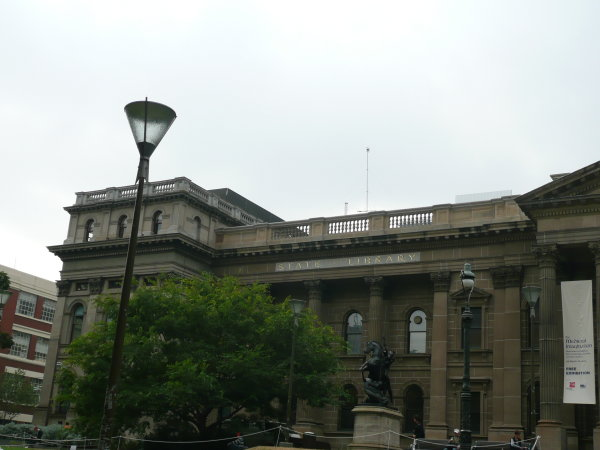
#> input picture android/app/src/androidTest/assets/hugin/p986.jpg, 600 x 450 px
$ python -i crop_util.py   (imports and definitions only)
#> lines starting #> are read from the running program, lines starting #| are printed output that depends on the picture
"""Numba-free 'crop to content' for stitched panoramas.

A rotational stitch's warped hull is non-rectangular, so `crop=False` output
has black wedges. The `stitching` library's `crop=True` trims them via
`largestinteriorrectangle` (numba — no Android wheel) and is also buggy on
multi-row layouts ("Rectangles do not overlap"). This is a pure-numpy
replacement: find the largest all-valid axis-aligned rectangle (the classic
"largest rectangle of 1s in a binary matrix", O(H*W)) and crop to it. Run on a
downscaled mask for speed, then scale the rectangle back.

`largest_interior_rectangle` is the unit-testable core (binary mask in,
rectangle out); `crop_to_content` is the image-level wrapper.
"""

from __future__ import annotations

import cv2
import numpy as np


def _max_rect_in_histogram(heights) -> tuple[int, int, int]:
    """Largest-area rectangle under a histogram. Returns (left_x, width,
    height). Standard monotonic-stack sweep, O(W)."""
    stack: list[tuple[int, int]] = []
    best = (0, 0, 0)
    best_area = 0
    n = len(heights)
    for i in range(n + 1):
        cur = int(heights[i]) if i < n else 0
        start = i
        while stack and stack[-1][1] > cur:
            s_i, s_h = stack.pop()
            area = s_h * (i - s_i)
            if area > best_area:
                best_area = area
                best = (s_i, i - s_i, s_h)
            start = s_i
        stack.append((start, cur))
    return best


def largest_interior_rectangle(mask) -> tuple[int, int, int, int]:
    """Largest all-True axis-aligned rectangle in a 2D mask.

    Returns (x, y, w, h). (0,0,0,0) if the mask is empty. Pure numpy — this is
    the function the synthetic unit tests pin.
    """
    m = (np.asarray(mask) > 0).astype(np.int32)
    if m.ndim != 2:
        raise ValueError("mask must be 2D")
    h, w = m.shape
    if h == 0 or w == 0:
        return (0, 0, 0, 0)
    heights = np.zeros(w, dtype=np.int32)
    best = (0, 0, 0, 0)
    best_area = 0
    for y in range(h):
        heights = np.where(m[y] > 0, heights + 1, 0)
        x, rw, rh = _max_rect_in_histogram(heights)
        if rw * rh > best_area:
            best_area = rw * rh
            best = (x, y - rh + 1, rw, rh)
    return best


def content_mask(image, thresh: int = 1):
    """Boolean mask of non-black pixels (the stitched content)."""
    gray = cv2.cvtColor(image, cv2.COLOR_BGR2GRAY) if image.ndim == 3 else image
    return gray > thresh


def crop_to_content(image, downscale_to: int = 1000, clean_px: int = 5):
    """Crop `image` to the largest rectangle containing only content (no black
    wedges). LIR is computed on a mask downscaled so its long edge is
    `downscale_to`, then the rectangle is scaled back and inset to absorb the
    downscale's coarseness (guarantees no residual black fringe).

    Before the LIR, a morphological close with a `clean_px`-wide kernel fills
    thin black artifacts (1–few px warp slivers at tile seams) so they don't
    force the rectangle to dodge a near-full frame. Large warp wedges (the
    rotational case) are far wider than the kernel and survive — they still get
    cropped. `clean_px=0` disables it.

    Returns (cropped_image, (x, y, w, h) in full-res coords).
    """
    mask = content_mask(image)
    h, w = mask.shape
    scale = 1.0
    small = mask
    if max(h, w) > downscale_to:
        scale = downscale_to / max(h, w)
        small = cv2.resize(
            mask.astype(np.uint8),
            (max(1, int(w * scale)), max(1, int(h * scale))),
            interpolation=cv2.INTER_NEAREST,
        ) > 0

    if clean_px and clean_px > 0:
        k = cv2.getStructuringElement(cv2.MORPH_RECT, (clean_px, clean_px))
        small = cv2.morphologyEx(
            small.astype(np.uint8), cv2.MORPH_CLOSE, k).astype(bool)

    x, y, rw, rh = largest_interior_rectangle(small)
    if rw == 0 or rh == 0:
        return image, (0, 0, 0, 0)

    # Scale back to full res, then inset by the downscale's pixel-uncertainty
    # (one small-pixel = 1/scale full pixels) so no black edge sneaks in.
    inset = int(np.ceil(1.0 / scale)) if scale < 1.0 else 0
    X = int(round(x / scale)) + inset
    Y = int(round(y / scale)) + inset
    W = int(round(rw / scale)) - 2 * inset
    H = int(round(rh / scale)) - 2 * inset
    X = max(0, min(X, w - 1))
    Y = max(0, min(Y, h - 1))
    W = max(1, min(W, w - X))
    H = max(1, min(H, h - Y))
    return image[Y:Y + H, X:X + W], (X, Y, W, H)

>>> import cv2
>>> picture = cv2.imread('../../androidTest/assets/hugin/p986.jpg')
#> picture is the input picture: shape (450, 600, 3); mean B, G, R 135.7, 142.1, 136.9
>>> result = crop_to_content(picture)
#> in content_mask, `gray = cv2.cvtColor(image, cv2.COLOR_BGR2GRAY) if image.ndim == 3 else..`:
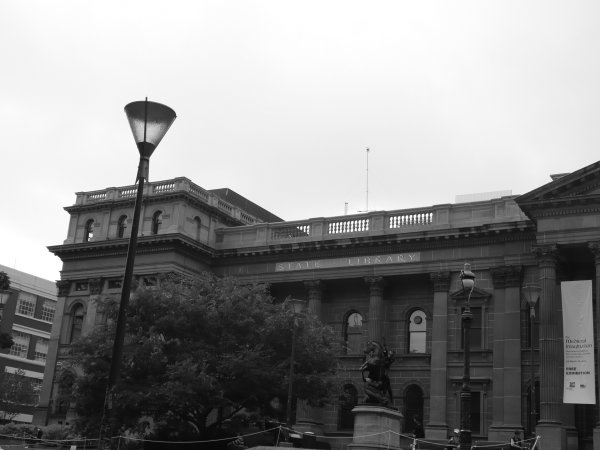
#> gray: shape (450, 600); min 2, max 255, mean 139.8
#> in content_mask, `return gray > thresh`: returned value: shape (450, 600) bool; every value is 1
#> in largest_interior_rectangle, `m = (np.asarray(mask) > 0).astype(np.int32)`: m: shape (450, 600) int32; every value is 1
#> the loop in largest_interior_rectangle, `for y in range(h):` made 450 passes
#> after the loop in largest_interior_rectangle, `for y in range(h):`: best = (0, 0, 600, 450); best_area = 270000; heights = 600 values from 450 to 450
#> in crop_to_content, `x, y, rw, rh = largest_interior_rectangle(small)`: x = 0; rw = 600; rh = 450
#> in crop_to_content, `X = int(round(x / scale)) + inset`: X = 0
#> in crop_to_content, `W = int(round(rw / scale)) - 2 * inset`: W = 600
#> in crop_to_content, `H = int(round(rh / scale)) - 2 * inset`: H = 450

$ run again, on android/app/src/androidTest/assets/hugin/p988.jpg
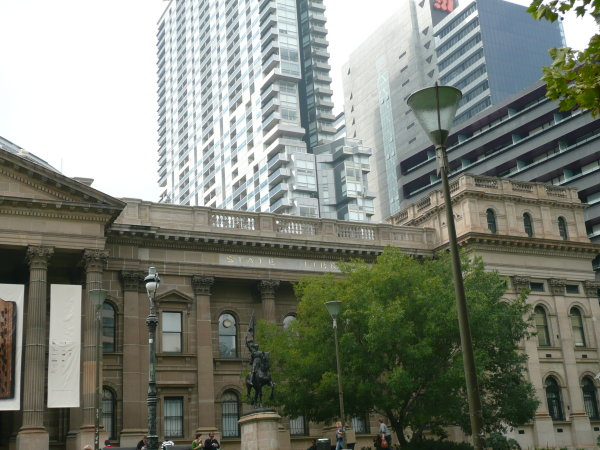
#> input picture android/app/src/androidTest/assets/hugin/p988.jpg, 600 x 450 px
#> picture is the input picture: shape (450, 600, 3); mean B, G, R 119.2, 130, 125.5
#> in content_mask, `gray = cv2.cvtColor(image, cv2.COLOR_BGR2GRAY) if image.ndim == 3 else..`:
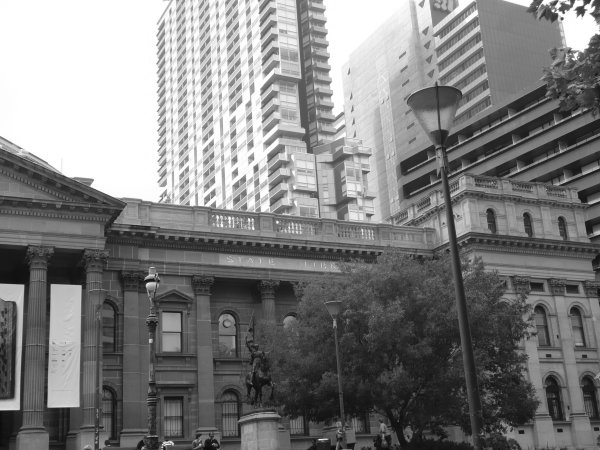
#> gray: shape (450, 600); min 9, max 255, mean 127.4
#> m: shape (450, 600) int32; every value is 1
#> the loop in largest_interior_rectangle, `for y in range(h):` made 450 passes
#> after the loop in largest_interior_rectangle, `for y in range(h):`: best = (0, 0, 600, 450); best_area = 270000; heights = 600 values from 450 to 450
#> in crop_to_content, `x, y, rw, rh = largest_interior_rectangle(small)`: x = 0; rw = 600; rh = 450
#> X = 0
#> W = 600
#> H = 450

$ run again, on android/app/src/androidTest/assets/hugin/p989.jpg
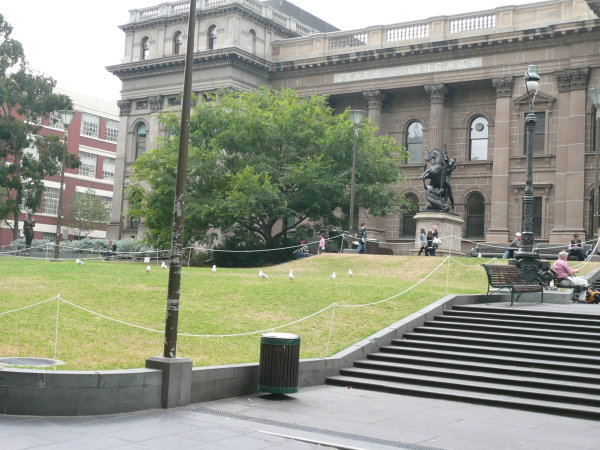
#> input picture android/app/src/androidTest/assets/hugin/p989.jpg, 600 x 450 px
#> picture is the input picture: shape (450, 600, 3); mean B, G, R 133.2, 148.8, 145.3
#> in content_mask, `gray = cv2.cvtColor(image, cv2.COLOR_BGR2GRAY) if image.ndim == 3 else..`:
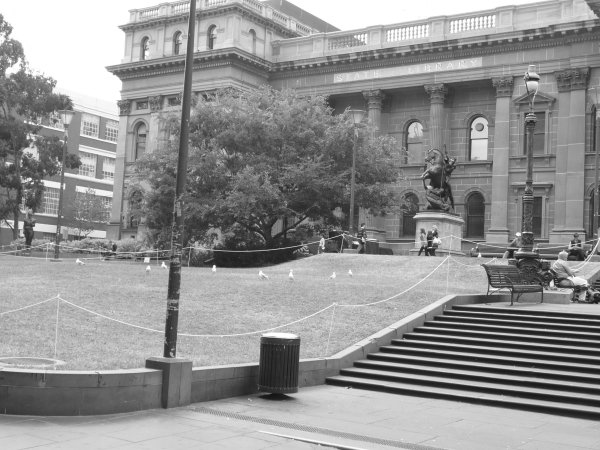
#> gray: shape (450, 600); min 13, max 255, mean 146
#> m: shape (450, 600) int32; every value is 1
#> the loop in largest_interior_rectangle, `for y in range(h):` made 450 passes
#> after the loop in largest_interior_rectangle, `for y in range(h):`: best = (0, 0, 600, 450); best_area = 270000; heights = 600 values from 450 to 450
#> in crop_to_content, `x, y, rw, rh = largest_interior_rectangle(small)`: x = 0; rw = 600; rh = 450
#> X = 0
#> W = 600
#> H = 450
